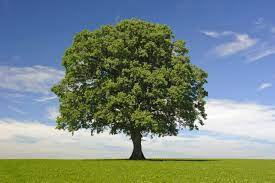
#> input picture codes/point_op/images/tree.jpeg, 275 x 183 px
$ python intensity_inv.py
#> lines starting #> are read from the running program, lines starting #| are printed output that depends on the picture
import cv2
import matplotlib.pyplot as plt
import numpy as np

# load img in gray scale
img = cv2.imread("./images/tree.jpeg", 0)
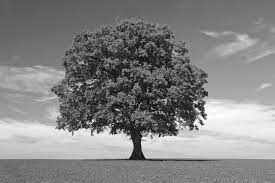
#> img: shape (183, 275); min 0, max 255, mean 131.3

# invertion a = (aMax - a)
inverted_img = np.max(img) - img
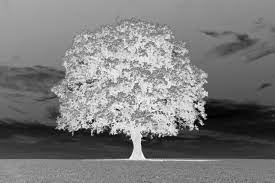
#> inverted_img: shape (183, 275); min 0, max 255, mean 123.7

# img show using matplotlib
fig, (ax1, ax2, ax3, ax4) = plt.subplots(ncols=4, figsize=(20, 5))

ax1.imshow(cv2.cvtColor(img, cv2.COLOR_BGR2RGB))
ax1.set_title("Original Image")

ax2.imshow(cv2.cvtColor(inverted_img, cv2.COLOR_BGR2RGB))
ax2.set_title("Inverted Image")

ax3.hist(img.ravel(), 256, [0, 256], color='red')
ax3.set_title("Original Image Histogram")
ax3.set_xlim([0, 256])

ax4.hist(inverted_img.ravel(), 256, [0, 256], color='green')
ax4.set_title("Inverted Image Histogram")
ax4.set_xlim([0, 256])

plt.show()
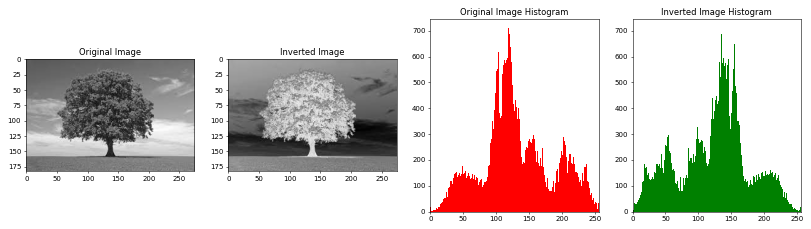
#> figure drawn by matplotlib, 4 panels; panel 3: tallest bar 710 high, from x = 118 to 119; panel 4: tallest bar 710 high, from x = 137 to 138

$ run again, with codes/point_op/images/deer.jpeg copied over codes/point_op/images/tree.jpeg
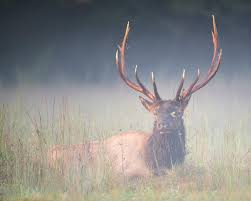
#> input picture codes/point_op/images/deer.jpeg, 251 x 201 px
#> `inverted_img = np.max(img) - img`:
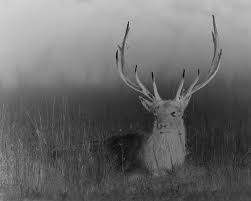
#> inverted_img: shape (201, 251); min 0, max 211, mean 107
#> `plt.show()`:
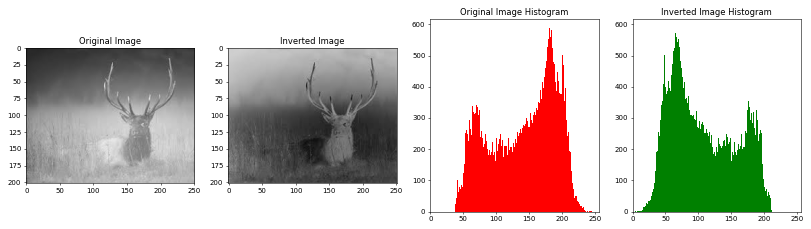
#> figure drawn by matplotlib, 4 panels; panel 3: tallest bar 588 high, from x = 181 to 182; panel 4: tallest bar 588 high, from x = 67 to 68
